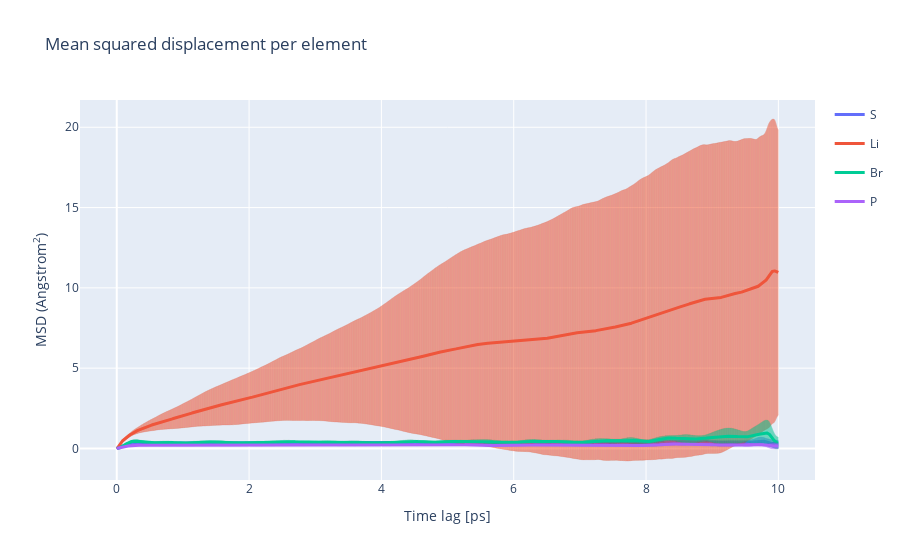

Source (notebook cell):
### Code cell
import gemdat.plots.plotly as pplt
fig2= pplt.msd_per_element(trajectory=trajectory, nstarts=-1)
fig2.show()

### Figure 1 — Plotly figure (JSON) as saved in the notebook; plotly's stock layout.template omitted (floating-point values rounded to 4 significant figures; data arrays with more than 128 entries replaced by an {"elided": "..."} marker saying what was removed)
{"data": [{"error_y": {"array": {"elided": "5000 float values"}, "thickness": 0.1, "type": "data", "width": 0.1}, "legendgroup": "S", "line": {"width": 3}, "mode": "lines", "name": "S", "type": "scatter", "x": {"elided": "5000 float values"}, "y": {"elided": "5000 float values"}}, {"error_y": {"array": {"elided": "5000 float values"}, "thickness": 0.1, "type": "data", "width": 0.1}, "legendgroup": "Li", "line": {"width": 3}, "mode": "lines", "name": "Li", "type": "scatter", "x": {"elided": "5000 float values"}, "y": {"elided": "5000 float values"}}, {"error_y": {"array": {"elided": "5000 float values"}, "thickness": 0.1, "type": "data", "width": 0.1}, "legendgroup": "Br", "line": {"width": 3}, "mode": "lines", "name": "Br", "type": "scatter", "x": {"elided": "5000 float values"}, "y": {"elided": "5000 float values"}}, {"error_y": {"array": {"elided": "5000 float values"}, "thickness": 0.1, "type": "data", "width": 0.1}, "legendgroup": "P", "line": {"width": 3}, "mode": "lines", "name": "P", "type": "scatter", "x": {"elided": "5000 float values"}, "y": {"elided": "5000 float values"}}], "layout": {"title": {"text": "Mean squared displacement per element"}, "xaxis": {"title": {"text": "Time lag [ps]"}}, "yaxis": {"title": {"text": "MSD (Angstrom<sup>2</sup>)"}}}}
